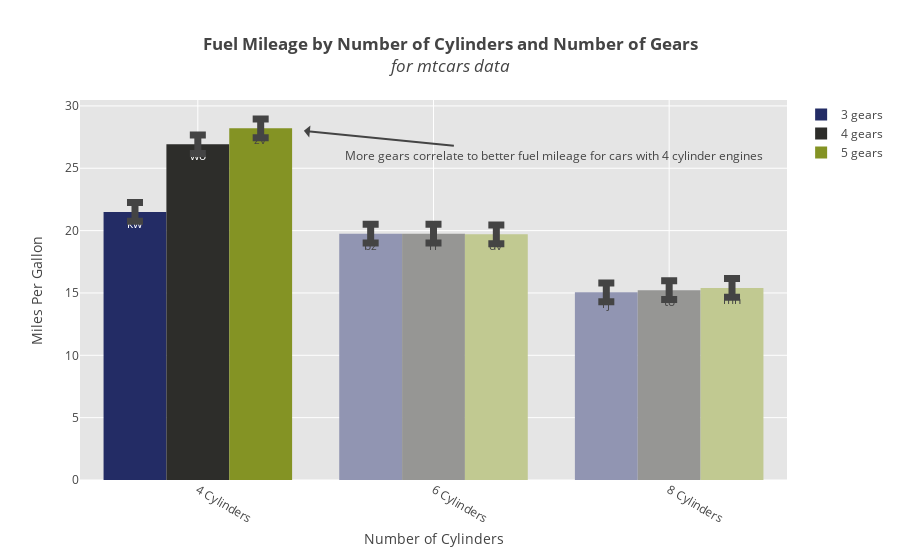

The cell this chart's notebook holds for it:
### Code cell
fig = barplot.create_graph(**args)

### Figure 1 — Plotly figure (JSON) as saved in the notebook; plotly's stock layout.template omitted (floating-point values rounded to 4 significant figures)
{"data": [{"error_y": {"array": [0.75, 0.75, 0.75], "thickness": 7, "type": "data", "visible": true, "width": 8}, "marker": {"color": ["#232C65", "#9195b2", "#9195b2"]}, "name": "3 gears", "text": ["kw", "bz", "rj"], "type": "bar", "uid": "77707664-ec10-11e8-83b8-a0481cac4f9d", "x": ["4 Cylinders", "6 Cylinders", "8 Cylinders"], "y": [21.5, 19.75, 15.05]}, {"error_y": {"array": [0.75, 0.75, 0.75], "thickness": 7, "type": "data", "visible": true, "width": 8}, "marker": {"color": ["#2D2D2A", "#969694", "#969694"]}, "name": "4 gears", "text": ["wo", "rr", "to"], "type": "bar", "uid": "77707665-ec10-11e8-9629-a0481cac4f9d", "x": ["4 Cylinders", "6 Cylinders", "8 Cylinders"], "y": [26.93, 19.75, 15.23]}, {"error_y": {"array": [0.75, 0.75, 0.75], "thickness": 7, "type": "data", "visible": true, "width": 8}, "marker": {"color": ["#849324", "#c1c991", "#c1c991"]}, "name": "5 gears", "text": ["zv", "dv", "mh"], "type": "bar", "uid": "77707666-ec10-11e8-9510-a0481cac4f9d", "x": ["4 Cylinders", "6 Cylinders", "8 Cylinders"], "y": [28.2, 19.7, 15.4]}], "layout": {"annotations": [{"ax": 250, "ay": 25, "showarrow": true, "text": "More gears correlate to better fuel mileage for cars with 4 cylinder engines", "x": 0.45, "y": 28}], "hovermode": "closest", "plot_bgcolor": "rgb(229, 229, 229)", "title": "<b>Fuel Mileage by Number of Cylinders and Number of Gears</b><br><i>for mtcars data</i>", "xaxis": {"gridcolor": "rgb(255,255,255)", "tickangle": 30, "title": "Number of Cylinders", "zerolinecolor": "rgb(255,255,255)"}, "yaxis": {"gridcolor": "rgb(255,255,255)", "title": "Miles Per Gallon", "zerolinecolor": "rgb(255,255,255)"}}}
